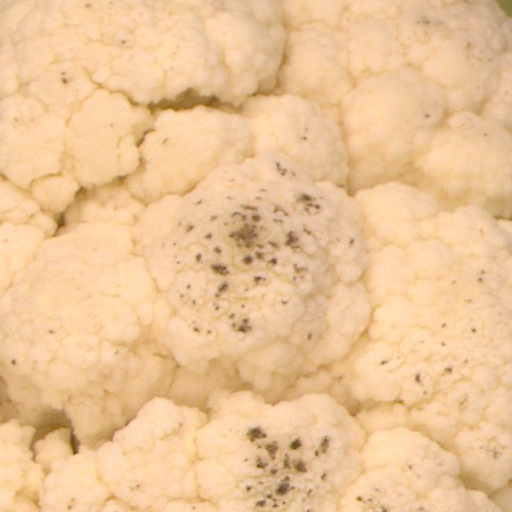
#> input picture code_inpainting/LoRA_tuning/black_mold_lora_train/images/black_mold/black_mold_0001.jpg, 512 x 512 px; its folder holds only this picture in this run
$ python generate_masks.py LoRA_tuning/black_mold_lora_train/images/black_mold/black_mold_0001.jpg
#> lines starting #> are read from the running program, lines starting #| are printed output that depends on the picture; after the words box and inside, x2 and y2 are one past the last pixel; in counts of white or black regions, pixels touching at a corner belong together
from __future__ import annotations
import cv2
import numpy as np
import os
import argparse
import shutil
from pathlib import Path

# Global variables for interface state management
current_img = None
current_mask = None
mask_history = []
brush_size = 5
drawing = False

def draw_mask(event, x, y, flags, param):
    global current_mask, mask_history, brush_size, drawing

    if event == cv2.EVENT_LBUTTONDOWN:
        drawing = True
        mask_history.append(current_mask.copy())
        cv2.circle(current_mask, (x, y), brush_size, 255, -1)
        update_view()

    elif event == cv2.EVENT_MOUSEMOVE:
        if drawing:
            cv2.circle(current_mask, (x, y), brush_size, 255, -1)
            update_view()

    elif event == cv2.EVENT_LBUTTONUP:
        drawing = False
        cv2.circle(current_mask, (x, y), brush_size, 255, -1)
        update_view()

def update_view():
    mask_bgr = cv2.cvtColor(current_mask, cv2.COLOR_GRAY2BGR)
    color_layer = np.zeros_like(current_img)
    color_layer[current_mask == 255] = [0, 255, 0]
    overlay = cv2.addWeighted(current_img, 1.0, color_layer, 0.4, 0)

    contours, _ = cv2.findContours(current_mask, cv2.RETR_EXTERNAL, cv2.CHAIN_APPROX_SIMPLE)
    cv2.drawContours(overlay, contours, -1, (0, 0, 255), 1)

    cv2.circle(overlay, (30, 30), brush_size, (255, 255, 255), 1)
    cv2.putText(overlay, f"Brush: {brush_size}", (50, 35), cv2.FONT_HERSHEY_SIMPLEX, 0.6, (255, 255, 255), 2)

    combined = np.hstack((overlay, mask_bgr))
    cv2.imshow("Annotation Tool - Manual Brush", combined)

def process_image(img_path: Path, result_dir: Path):
    global current_img, current_mask, mask_history

    # Set up result subdirectories
    img_out_dir = result_dir / "images"
    mask_out_dir = result_dir / "masks"
    img_out_dir.mkdir(parents=True, exist_ok=True)
    mask_out_dir.mkdir(parents=True, exist_ok=True)

    mask_path = mask_out_dir / f"{img_path.stem}_mask{img_path.suffix}"
    img_copy_path = img_out_dir / img_path.name

    current_img = cv2.imread(str(img_path))
    if current_img is None:
        print(f"Skipping: Could not load {img_path}")
        return False

    h, w = current_img.shape[:2]
    current_mask = np.zeros((h, w), dtype=np.uint8)
    mask_history = []

    # Preload existing mask if present
    if mask_path.exists():
        loaded = cv2.imread(str(mask_path), cv2.IMREAD_GRAYSCALE)
        if loaded is not None:
            current_mask = loaded

    print(f"Annotating: {img_path.name}")
    update_view()

    while True:
        key = cv2.waitKey(1) & 0xFF
        if key == ord('s'):
            # Save mask and copy original image
            cv2.imwrite(str(mask_path), current_mask)
            shutil.copy2(str(img_path), str(img_copy_path))
            print(f"Saved: {mask_path.name} and {img_copy_path.name}")
            return True
        elif key == ord('z'):
            if mask_history:
                current_mask = mask_history.pop()
                update_view()
        elif key in [ord('+'), ord('=')]:
            global brush_size
            brush_size += 1
            update_view()
        elif key == ord('-'):
            brush_size = max(1, brush_size - 1)
            update_view()
        elif key == 27:
            return False
    return True

def main():
    parser = argparse.ArgumentParser(description="Manual Mask Annotation Tool")
    parser.add_argument("path", help="Path to an image file or a directory of images")
    args = parser.parse_args()

    target_path = Path(args.path)

    # Determine the result directory based on input location
    if target_path.is_file():
        image_list = [target_path]
        result_dir = target_path.parent / "result"
    elif target_path.is_dir():
        image_list = [f for f in target_path.iterdir() if f.suffix.lower() in ['.jpg', '.png', '.jpeg']]
        result_dir = target_path / "result"
    else:
        print("Error: Path not found.")
        return

    cv2.namedWindow("Annotation Tool - Manual Brush", cv2.WINDOW_NORMAL)
    cv2.setMouseCallback("Annotation Tool - Manual Brush", draw_mask)

    for img_path in sorted(image_list):
        if not process_image(img_path, result_dir):
#> in process_image, current_img is the input picture: shape (512, 512, 3); mean B, G, R 150.5, 196.3, 236.7
#> in update_view, `mask_bgr = cv2.cvtColor(current_mask, cv2.COLOR_GRAY2BGR)`: mask_bgr: shape (512, 512, 3); every value is 0
#> in update_view, `mask_bgr = cv2.cvtColor(current_mask, cv2.COLOR_GRAY2BGR)`: current_mask: shape (512, 512); every value is 0
#> in update_view, `cv2.circle(overlay, (30, 30), brush_size, (255, 255, 255), 1)`: overlay: shape (512, 512, 3); 0.01% of pixels changed, all inside (x1, y1, x2, y2) = (25, 25, 36, 36)
#> in update_view, `cv2.putText(overlay, f"Brush: {brush_size}", (50, 35), cv2.FONT_HERSHE..`:
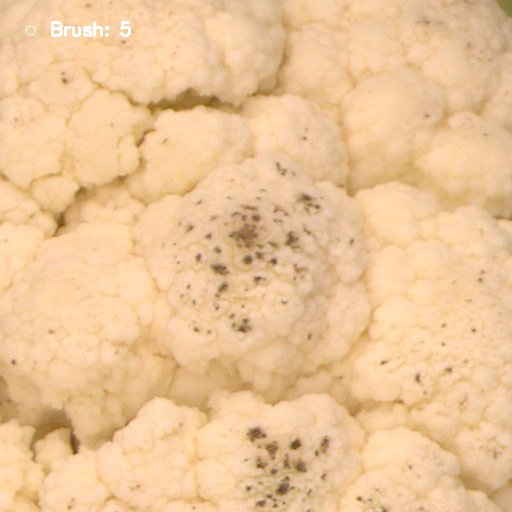
#> overlay: shape (512, 512, 3); mean B, G, R 150.7, 196.4, 236.7
#> in update_view, `combined = np.hstack((overlay, mask_bgr))`:
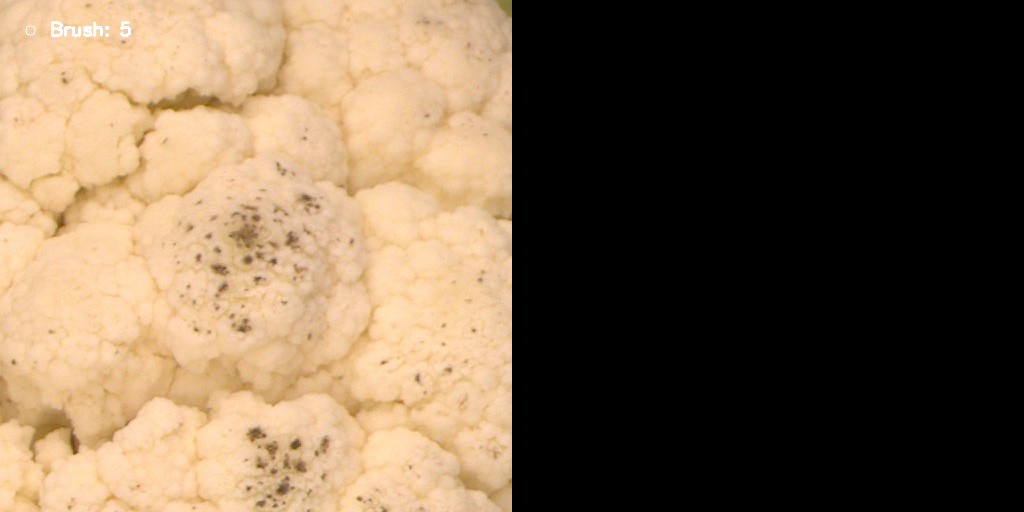
#> combined: shape (512, 1024, 3); mean B, G, R 75.3, 98.2, 118.4
#> (key Esc is pressed here)
            break

    cv2.destroyAllWindows()
    print("\nAnnotation session closed.")

if __name__ == "__main__":
    main()

$ run again, on code_inpainting/LoRA_tuning/black_mold_lora_train/images/black_mold/black_mold_0002.jpg
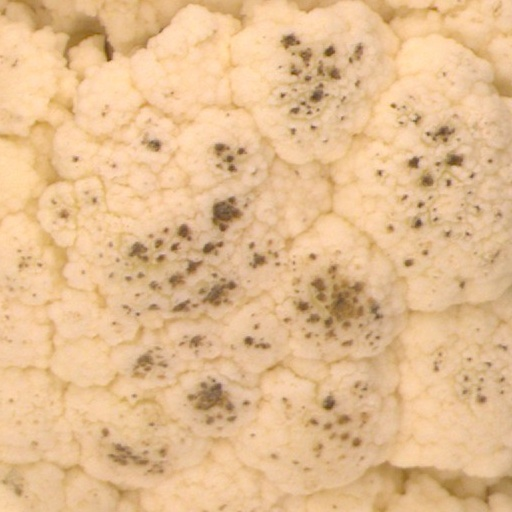
#> input picture code_inpainting/LoRA_tuning/black_mold_lora_train/images/black_mold/black_mold_0002.jpg, 512 x 512 px
#> in process_image, current_img is the input picture: shape (512, 512, 3); mean B, G, R 143.5, 188.9, 228.6
#> mask_bgr: shape (512, 512, 3); every value is 0
#> current_mask: shape (512, 512); every value is 0
#> in update_view, `cv2.putText(overlay, f"Brush: {brush_size}", (50, 35), cv2.FONT_HERSHE..`:
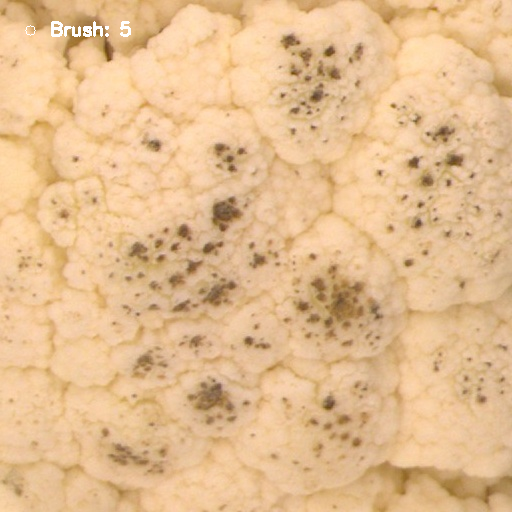
#> overlay: shape (512, 512, 3); mean B, G, R 143.9, 189.1, 228.7
#> in update_view, `combined = np.hstack((overlay, mask_bgr))`:
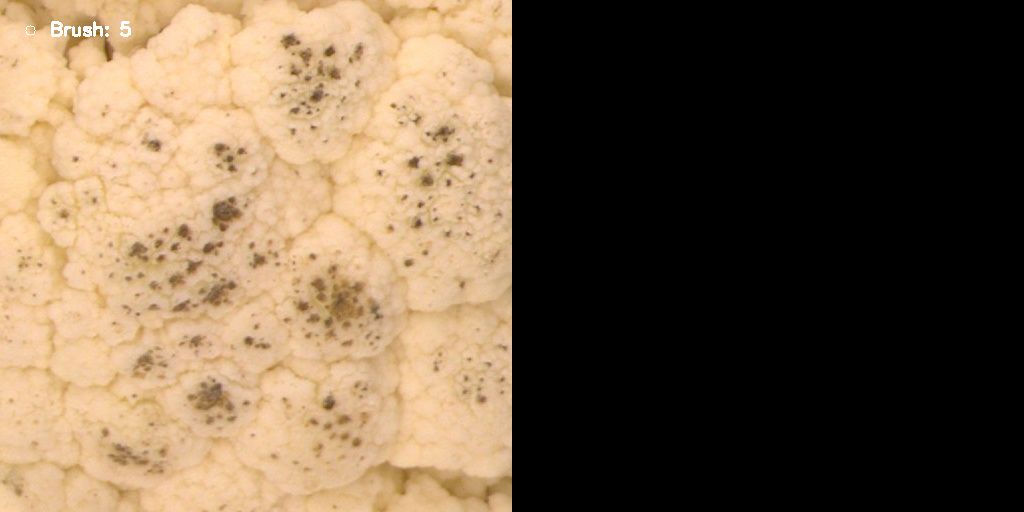
#> combined: shape (512, 1024, 3); mean B, G, R 71.9, 94.6, 114.3

$ run again, on code_inpainting/LoRA_tuning/black_mold_lora_train/images/black_mold/black_mold_0003.jpg
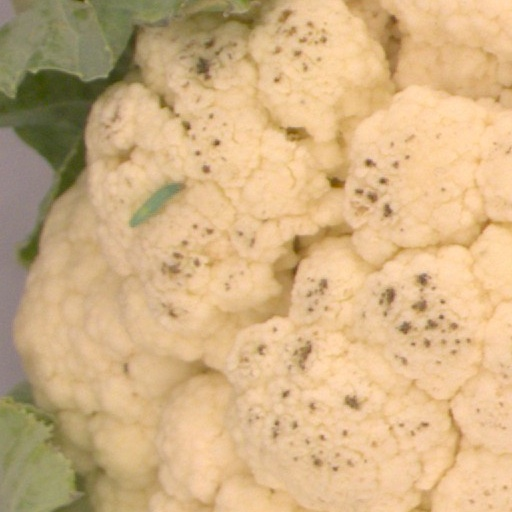
#> input picture code_inpainting/LoRA_tuning/black_mold_lora_train/images/black_mold/black_mold_0003.jpg, 512 x 512 px
#> in process_image, current_img is the input picture: shape (512, 512, 3); mean B, G, R 131.8, 177.3, 209.8
#> mask_bgr: shape (512, 512, 3); every value is 0
#> current_mask: shape (512, 512); every value is 0
#> in update_view, `cv2.putText(overlay, f"Brush: {brush_size}", (50, 35), cv2.FONT_HERSHE..`:
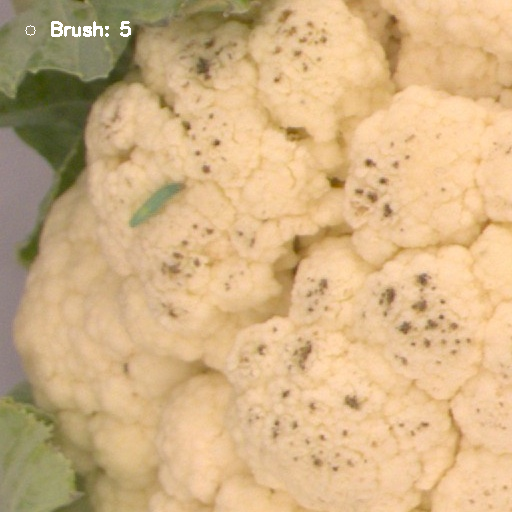
#> overlay: shape (512, 512, 3); mean B, G, R 132.1, 177.6, 210
#> in update_view, `combined = np.hstack((overlay, mask_bgr))`:
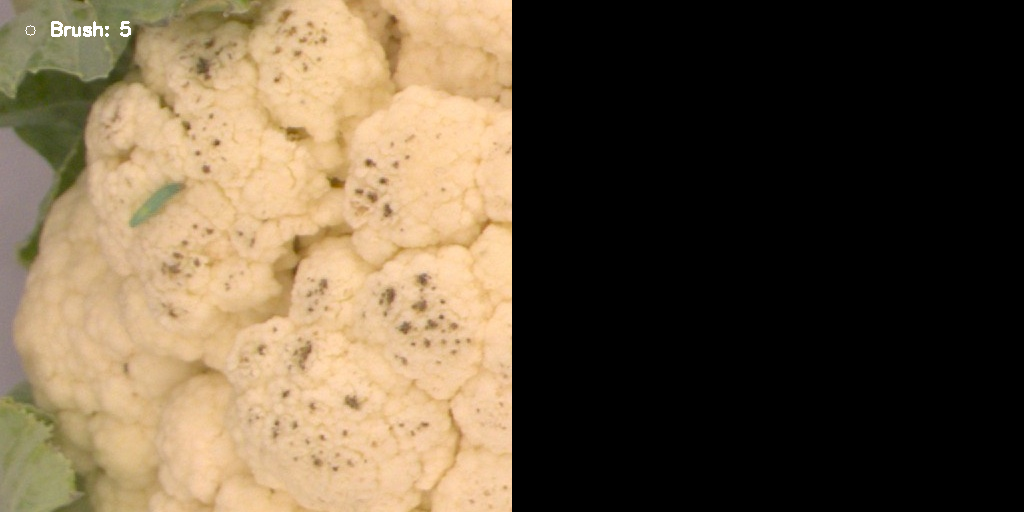
#> combined: shape (512, 1024, 3); mean B, G, R 66.1, 88.8, 105
